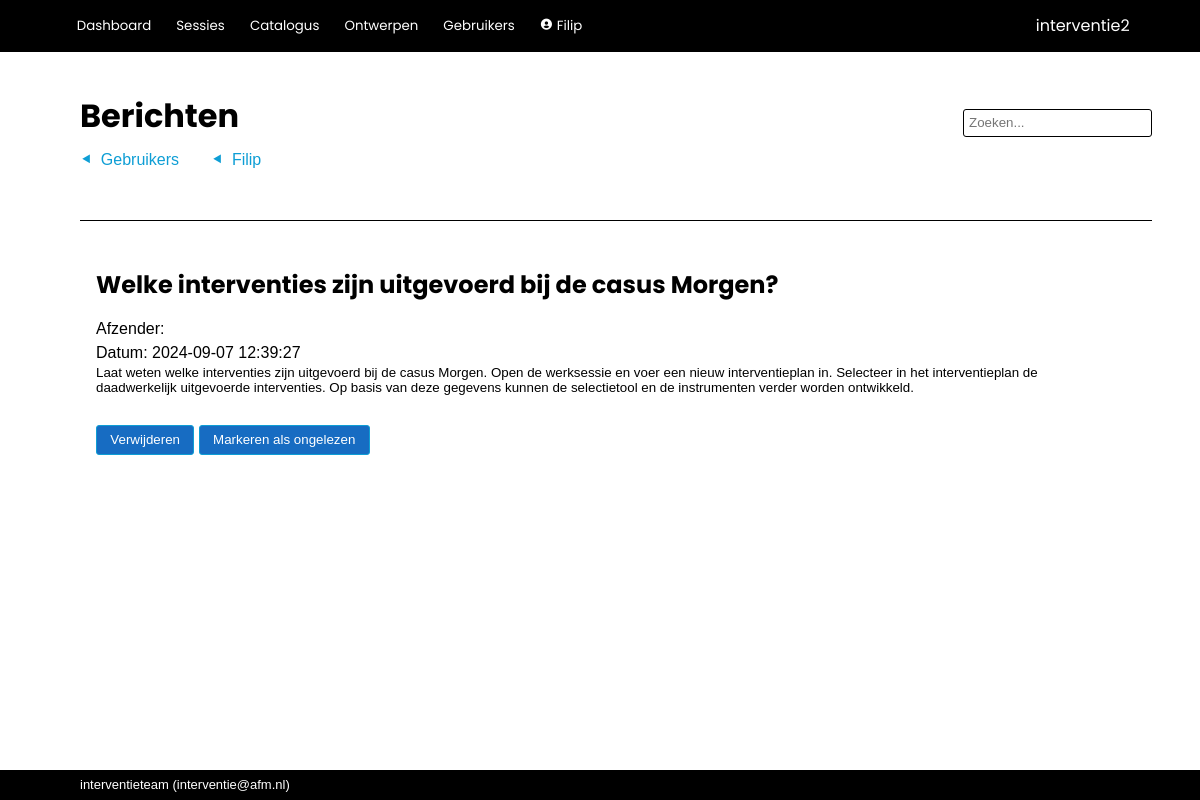
/admin/message/4 (signed in), run on the app's committed database.
### interventie2/models.py (models this page shows, shortened)
class User(db.Model, UserMixin):
    __tablename__ = 'users'
    id            = db.Column(db.Integer, primary_key=True)
    name          = db.Column(db.String(80), nullable=False, unique=True)
    password      = db.Column(db.String(200), nullable=False)
    role_id       = db.Column(db.Integer, db.ForeignKey('roles.id'), nullable=False, default=4) #references roles.id
    description   = db.Column(db.String(2000), nullable=False, default="")
    email         = db.Column(db.String(254))
    link          = db.Column(db.String(1000))
    active        = db.Column(db.Boolean, nullable=False, default=True)
    date_created  = db.Column(db.DateTime(timezone=True), server_default=func.now())
    last_seen     = db.Column(db.DateTime(timezone=True), server_default=func.now())
    role = relationship('Role')
    messages = relationship('Message', back_populates='recipient', foreign_keys="Message.recipient_id", cascade='all, delete-orphan')
    messages_sent = relationship('Message', back_populates='sender', foreign_keys="Message.sender_id")
    worksession = relationship('Worksession', back_populates='creator')
    plan = relationship('Plan', back_populates='creator')
    allowed_worksessions = relationship('Worksession', secondary='worksession_access', back_populates='allowed_users')
    owned_instruments = relationship('Instrument', back_populates='owner')
    def unread_messages(self):
        return sum(1 for message in self.messages if (message.unread) and (message.deliver_after.date() <= date.today()))
    def unread_message_alert(self):
        return self.unread_messages() > 0

class Message(db.Model):
    __tablename__ = 'messages'
    id            = db.Column(db.Integer, primary_key=True)
    date_created  = db.Column(db.DateTime(timezone=True), server_default=func.now())
    deliver_after = db.Column(db.DateTime(timezone=True), server_default=func.now())
    subject       = db.Column(db.String(500), nullable=False, default="")
    body          = db.Column(db.String(2000), nullable=False, default="")
    sender_id     = db.Column(db.Integer, db.ForeignKey('users.id'))
    recipient_id  = db.Column(db.Integer, db.ForeignKey('users.id'), nullable=False)
    unread        = db.Column(db.Boolean, nullable=False, default=True)
    archived      = db.Column(db.Boolean, nullable=False, default=True)
    system        = db.Column(db.Boolean, nullable=False, default=True)
    sender = relationship('User', foreign_keys=[sender_id])
    recipient = relationship('User', foreign_keys=[recipient_id])

### interventie2/admin/routes.py (the view)
@admin.route('/message/<int:message_id>')
@login_required
def message(message_id):
    message = Message.query.get(message_id)
    user = message.recipient
    if not user == current_user:
        if not current_user.role.edit_users:
            return render_template('error/index.html', title='Onvoldoende rechten', message='Onvoldoende rechten dit bericht te lezen.')
    message.unread = False
    db.session.commit()
    return render_template('admin/message.html', message=message, user=user)

### interventie2/models.py (called while the page is built)
@login_manager.user_loader
def load_user(user_id):
    return User.query.get(user_id)

### interventie2/admin/templates/admin/message.html
{% extends 'base.html' %}
{% block steps %}
    {% if current_user.role.edit_users %}<a href="{{ url_for('admin.index') }}" class="step">Gebruikers</a>{% endif %}
    {% if current_user.role.edit_users %}<a href="{{ url_for('admin.user', id=user.id) }}" class="step">{{ user.name }}</a>{% endif %}
{% endblock %}
{% block page_title %}
    Berichten
{% endblock %}
{% block body %}
    <h1>{{ message.subject }}</h1>
    <div class="card_owner">Afzender: {{ message.sender.name }}</div>
    <div class="card_owner">Datum: {{ message.date_created }}</div>
    <div class="card_description">{{ message.body | escape | markdown}}</div>
    <br>
    <button>{{ macro.confirm_redirect( "Verwijderen", "Wilt u dit bericht verwijderen?", url_for('admin.delete_message', message_id=message.id) ) }}</button>
    <button><a href="{{ url_for('admin.unread_message', message_id=message.id) }}">Markeren als ongelezen</a></button>
{% endblock %}

### interventie2/templates/base.html (shortened to what this page needs)
<!DOCTYPE html>
<html lang="en">
    <head>
        <link rel="stylesheet" href="{{ url_for('static', filename='css/styles.css')}}">
        <link href="https://unpkg.com/boxicons@2.1.2/css/boxicons.min.css" rel="stylesheet">
    </head>
    <body>
        {% import 'jinja_macros.html' as macro %}
        <header>
            <div class="logo">{{ config['APP_NAME'] }}</div>
            <div class="modes">
                {% if current_user.is_authenticated %}
                    <button>
                        <a href="{{ url_for('main.index') }}">Dashboard</a>
                    </button>
                    <button>
                        <a href="{{ url_for('main.worksessions') }}">Sessies</a>
                    </button>
                    <button>
                        <a href="{{ url_for('catalog.index') }}">Catalogus</a>
                    </button>
                    {% if current_user.role.edit_questionnaire %}
                        <button>
                            <a href="{{ url_for('tools.index') }}">Ontwerpen</a>
                        </button>
                    {% endif %}
                    {% if current_user.role.edit_users %}
                        <button>
                            <a href="{{ url_for('admin.index') }}">Gebruikers</a>
                        </button>
                    {% endif %}
                    <button>
                        <a href="{{ url_for('admin.user', id=current_user.id) }}"><i class='bx bxs-user-circle'></i>
                            {{ current_user.name }}
                        </a>
                    </button>
                {% else %}
                    <button>
                        <a href="{{ url_for('main.login') }}">Login</a>
                    </button>
                {% endif %}
            </div>
        </header>
        <nav>
            <div class="title">{% block page_title %}{% endblock %}</div>
            {% if current_user.is_authenticated %}
                <form action="/analysis/search" method="get" class="search">
                    <input id="search" type="search"  name="q" value="{{ request.args.get('q') or '' }}" placeholder="Zoeken...">
                </form>
            {% endif %}
            <div class="steps">{% block steps %}{% endblock %}</div>
            <div class="tabs">{% block tabs %}{% endblock %}</div>
        </nav>
        <main>
            <section>{% block body %}{% endblock %}</section>
        </main>
        <footer>{{ config['MAINTAINER'] }} (<a href="mailto:{{ config['MAINTAINER_EMAIL'] }}">{{ config['MAINTAINER_EMAIL'] }}</a>)</footer>
    </body>
</html>

### interventie2/static/css/styles.css (style rules this page uses)
:root { --dark-blue: #0f2841; --light-blue: #0e9ed5; --green: #3b7d23; --red: red; --highlight: #195fa6; --mid-grey: #0e9ed5; --object: #f0f9ff; --alert: red; --button-bg: #176cc2; --button-fg: white; }
html, body { font-family: sans-serif; line-height: 1.5em; padding: 0px; margin: 0px; }
p { padding-top: 0 !important; padding-bottom: 0 !important; margin-top: 0px; margin-bottom: 0px; }
a { color: inherit; text-decoration: none; }
h1, h2, h3 { font-family: "Poppins", sans-serif; }
h1 { font-size: x-large; }
button { border: 1px solid var(--mid-grey); background-color: var(--button-bg); color: var(--button-fg); min-height: 2.2em; border-radius: 3px; min-width: 7em; padding-left: 1em; padding-right: 1em; margin-bottom: 2px; }
button a { text-decoration: none; }
input { background-color: white;; border: 1px solid var(--mid-grey); font-size: inherit; min-height: 1.7rem; margin-bottom: 2px; }
body { display: grid; height: 100vh; grid-template-rows: min-content min-content auto min-content; grid-template-areas: "header" "nav" "main" "footer"; }
header { grid-area: header; background-color: black; display: grid; grid-template-columns: auto min-content; grid-template-rows: auto; grid-template-areas: "modes logo"; color: white; align-items: center; padding: 0.6rem 4.4rem; font-family: "Poppins", sans-serif; }
header a { text-decoration: none; font-family: "Poppins", sans-serif; }
.logo { grid-area: logo; }
.modes { grid-area: modes; padding: 0px; margin: 0px; }
.modes button { background: inherit; outline: none; cursor: pointer; padding: 0.4rem 0.4rem; margin: 0 0.5rem 0 0; border: none; border-radius: 0px; color: white; font-family: "Poppins", sans-serif; font-size: smaller; min-width: 0; }
.modes a { text-decoration: none; }
nav { grid-area: nav; display: grid; grid-template-columns: 1fr auto; grid-template-areas: "title search" "steps steps" "tabs tabs "; align-items: center; margin: 3rem 3rem 1rem 5rem; }
.title { grid-area: title; font-family: "Poppins", sans-serif; color: black; font-size: xx-large; font-weight: bold; padding: 0 0 1rem 0; line-height: 1em; }
.search { grid-area: search; display: flex; align-items: center; text-decoration: none; border: none; }
.search input { background-color: white;; border: 1px solid black; border-radius: 3px; padding: 5px; font-size: smaller; height: 1.7rem; }
.tabs { grid-area: tabs; display: flex; padding-top: 3rem; overflow: hidden; font-size: inherit; border-bottom: 1px solid black; }
.steps { grid-area: steps; display: flex; overflow: hidden; font-size: inherit; }
.steps { background: inherit; color: var(--mid-grey); outline: none; cursor: pointer; border: none; border-radius: 0px; font-size: inherit; }
.step { margin-right: 2em; }
.step:before { content: "⯇"; margin-right: 0.5em; }
.steps a { text-decoration: none; }
main { grid-area: main; padding: 1rem 5rem; display: grid; grid-template-columns: min-content 100%; grid-template-areas: "aside section "; overflow-y: auto; }
section { grid-area: section; padding: 0; margin-left: 1rem; margin-right: 1rem; }
footer { grid-area: footer; background-color: black; color: white; align-items: center; padding: 0.2rem 5rem; font-size: small; }
.card_description { overflow: hidden; scrollbar-width: none; font-size: smaller; line-height: normal; padding-bottom: 0.4rem; }

### data on the page
User: name "Filip"
Message: subject "Welke interventies zijn uitgevoerd bij de casus Morgen?", date_created "2024-09-07 12:39:27", body "Laat weten welke interventies zijn uitgevoerd bij de casus Morgen. Open de werksessie en voer een nieuw interventieplan in. Selecteer in het interventieplan de daadwerkelijk uitgevoerde interventies. Op basis van deze gegevens kunnen de selectietool en de instrumenten verder worden ontwikkeld."

### other printed values
{{ config['APP_NAME'] }} "interventie2"
{{ link_name }} "Verwijderen"
{{ config['MAINTAINER'] }} "interventieteam"
{{ config['MAINTAINER_EMAIL'] }} "interventie@afm.nl"
